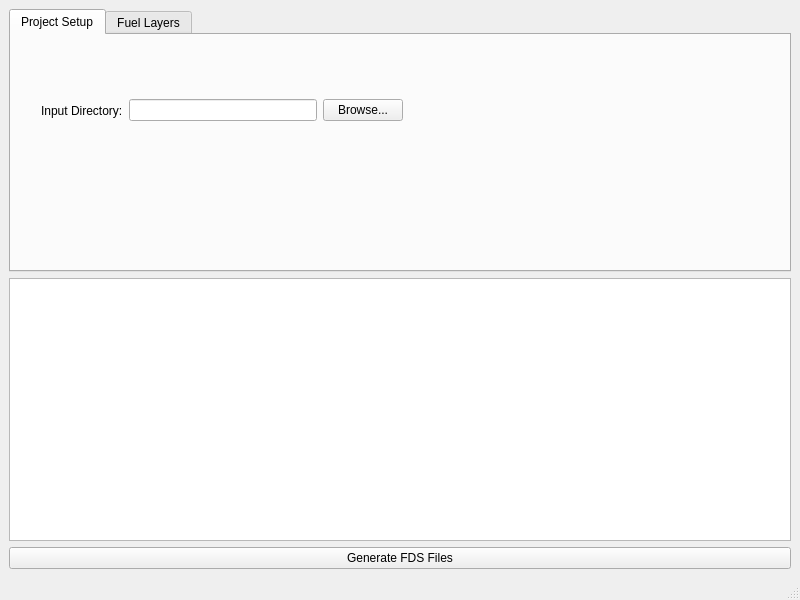
<?xml version="1.0" encoding="UTF-8"?>
<ui version="4.0">
 <class>MainWindow</class>
 <widget class="QMainWindow" name="MainWindow">
  <property name="geometry">
   <rect>
    <x>0</x>
    <y>0</y>
    <width>800</width>
    <height>600</height>
   </rect>
  </property>
  <property name="windowTitle">
   <string>MainWindow</string>
  </property>
  <widget class="QWidget" name="centralwidget">
   <layout class="QVBoxLayout" name="verticalLayout">
    <item>
     <widget class="QTabWidget" name="tabWidget">
      <property name="currentIndex">
       <number>0</number>
      </property>
      <widget class="QWidget" name="tab">
       <attribute name="title">
        <string>Project Setup</string>
       </attribute>
       <widget class="QWidget" name="">
        <property name="geometry">
         <rect>
          <x>30</x>
          <y>60</y>
          <width>362</width>
          <height>31</height>
         </rect>
        </property>
        <layout class="QHBoxLayout" name="horizontalLayout">
         <item>
          <widget class="QLabel" name="lbl_input_dir">
           <property name="text">
            <string>Input Directory:</string>
           </property>
          </widget>
         </item>
         <item>
          <widget class="QLineEdit" name="line_input_dir"/>
         </item>
         <item>
          <widget class="QPushButton" name="btn_browse_input">
           <property name="text">
            <string>Browse...</string>
           </property>
          </widget>
         </item>
        </layout>
       </widget>
      </widget>
      <widget class="QWidget" name="tab_2">
       <attribute name="title">
        <string>Fuel Layers</string>
       </attribute>
       <widget class="QWidget" name="">
        <property name="geometry">
         <rect>
          <x>20</x>
          <y>30</y>
          <width>258</width>
          <height>232</height>
         </rect>
        </property>
        <layout class="QVBoxLayout" name="verticalLayout_2">
         <item>
          <widget class="QTableWidget" name="table_fuel_layers"/>
         </item>
         <item>
          <layout class="QHBoxLayout" name="horizontalLayout_2">
           <item>
            <widget class="QPushButton" name="btn_add_layer">
             <property name="text">
              <string>Add Layer</string>
             </property>
            </widget>
           </item>
           <item>
            <widget class="QPushButton" name="btn_remove_layer">
             <property name="text">
              <string>Remove Layer</string>
             </property>
            </widget>
           </item>
          </layout>
         </item>
        </layout>
       </widget>
      </widget>
     </widget>
    </item>
    <item>
     <widget class="QTextEdit" name="text_console"/>
    </item>
    <item>
     <widget class="QPushButton" name="btn_generate_files">
      <property name="text">
       <string>Generate FDS Files</string>
      </property>
     </widget>
    </item>
   </layout>
  </widget>
  <widget class="QMenuBar" name="menubar">
   <property name="geometry">
    <rect>
     <x>0</x>
     <y>0</y>
     <width>800</width>
     <height>26</height>
    </rect>
   </property>
  </widget>
  <widget class="QStatusBar" name="statusbar"/>
 </widget>
 <resources/>
 <connections/>
</ui>
